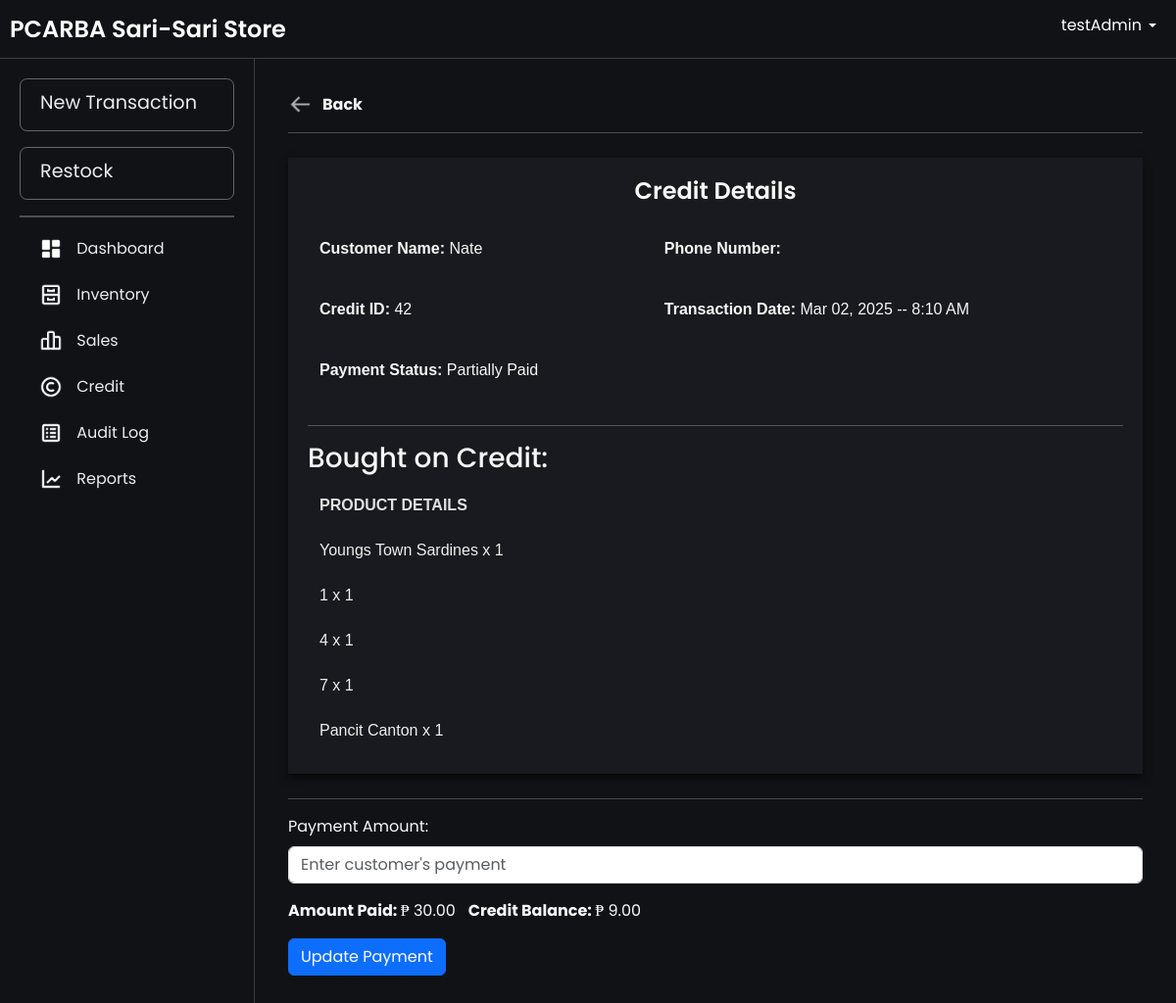
/credit_details.php?creditId=42 (signed in), run on an earlier commit of the app's database.
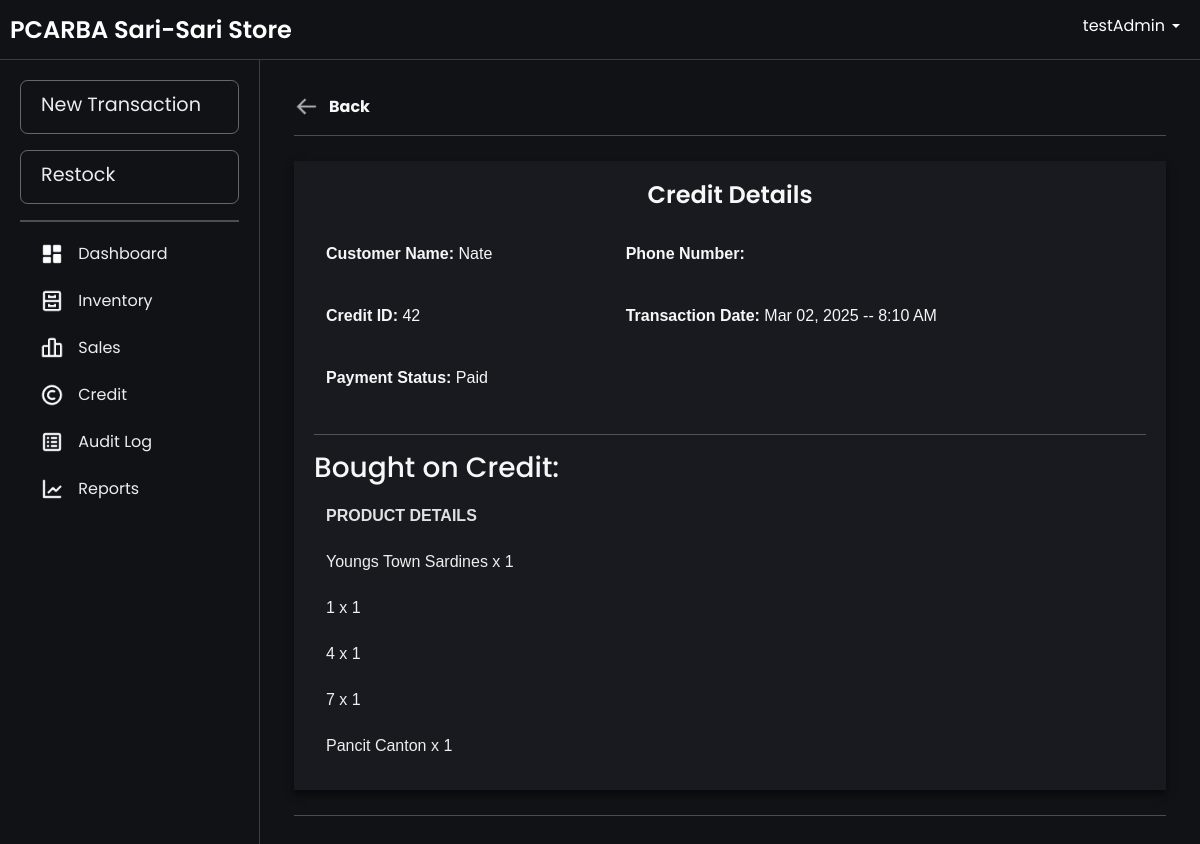
And on a later commit of the database.
### tables this page shows
CREATE TABLE `credits` (
  `creditId` int(11) NOT NULL AUTO_INCREMENT,
  `paymentStatus` enum('Paid','Unpaid','Partially Paid') DEFAULT 'Unpaid',
  `lastUpdated` timestamp NOT NULL DEFAULT current_timestamp() ON UPDATE current_timestamp(),
  `transactionDate` timestamp NOT NULL DEFAULT current_timestamp(),
  `creditorId` int(11) NOT NULL,
  `userId` int(11) NOT NULL,
  PRIMARY KEY (`creditId`),
  KEY `users_credits` (`userId`),
  KEY `creditor_credits` (`creditorId`),
  CONSTRAINT `creditor_credits` FOREIGN KEY (`creditorId`) REFERENCES `creditor` (`creditorId`) ON DELETE CASCADE,
  CONSTRAINT `users_credits` FOREIGN KEY (`userId`) REFERENCES `users` (`userId`)
);

CREATE TABLE `creditor` (
  `creditorId` int(11) NOT NULL AUTO_INCREMENT,
  `customerName` varchar(100) NOT NULL,
  `phoneNumber` varchar(15) DEFAULT NULL,
  `amountPaid` decimal(10,2) DEFAULT NULL,
  `creditBalance` decimal(10,2) NOT NULL,
  PRIMARY KEY (`creditorId`)
);

CREATE TABLE `products` (
  `productId` int(11) NOT NULL AUTO_INCREMENT,
  `productName` varchar(100) NOT NULL,
  `productCategory` varchar(100) NOT NULL,
  `unitPrice` decimal(10,2) NOT NULL,
  `categoryId` int(11) NOT NULL,
  `unit` enum('pcs','kg','L','pack','mL','doz','m') NOT NULL DEFAULT 'pcs',
  `imagePath` varchar(255) DEFAULT NULL,
  PRIMARY KEY (`productId`),
  KEY `categories_products` (`categoryId`),
  CONSTRAINT `categories_products` FOREIGN KEY (`categoryId`) REFERENCES `categories` (`categoryId`)
);

CREATE TABLE `sale_item` (
  `sale_itemId` int(20) NOT NULL AUTO_INCREMENT,
  `quantity` int(11) NOT NULL,
  `price` decimal(10,2) NOT NULL,
  `subTotal` decimal(10,2) NOT NULL,
  `saleId` int(11) DEFAULT NULL,
  `creditId` int(11) DEFAULT NULL,
  `batchId` int(11) NOT NULL,
  `productId` int(11) NOT NULL,
  PRIMARY KEY (`sale_itemId`),
  KEY `sale_sale_item` (`saleId`),
  KEY `credits_sale_item` (`creditId`),
  KEY `batchItem_sale_item` (`batchId`),
  KEY `products_sale_item` (`productId`),
  CONSTRAINT `credits_sale_item` FOREIGN KEY (`creditId`) REFERENCES `credits` (`creditId`) ON DELETE CASCADE,
  CONSTRAINT `products_sale_item` FOREIGN KEY (`productId`) REFERENCES `products` (`productId`),
  CONSTRAINT `sale_sale_item` FOREIGN KEY (`saleId`) REFERENCES `sales` (`saleId`) ON DELETE CASCADE
);

### credit_details.php (the view, shortened to what this page needs)
<?php
include 'db.php';
$creditId = $_GET['creditId'];
$query = "SELECT c.creditId, c.transactionDate, c.paymentStatus, cr.customerName, cr.phoneNumber, cr.creditBalance, cr.amountPaid,
                 p.productName, si.quantity, si.subTotal, cr.creditorId, c.userId, c.lastUpdated
          FROM credits c
          JOIN sale_item si ON c.creditId = si.creditId
          JOIN products p ON si.productId = p.productId
          JOIN creditor cr ON c.creditorId = cr.creditorId
          WHERE c.creditId = ?";
$stmt = $conn->prepare($query);
$stmt->bind_param("i", $creditId);
$stmt->execute();
$result = $stmt->get_result();
$creditDetails = $result->fetch_all(MYSQLI_ASSOC);
$transactionDate = !empty($creditDetails[0]['transactionDate']) ? date("M d, Y -- g:i A", strtotime($creditDetails[0]['transactionDate'])) : 'N/A';
?>
<!DOCTYPE html>
<html lang="en">
<head>
    <link rel="stylesheet" href="css/bootstrap.min.css">
    <link rel="stylesheet" href="css/layer1.css">
</head>
<body>
    <?php include 'navbar.php'; ?>
    <div class="main-content fade-in">
        <div class="form-container">
            <a href="#" class="btn-back-wrapper" id="back-button">
                <img src="images/back.png" alt="Another Image" class="btn-back" id="another-image">
                <b><span>Back</span></b>
            </a>
            <hr>
            <div class="table-wrapper">
                <h1 align="center">Credit Details</h1>
                <table>
                    <tr>
                        <td>
                            <p><strong>Customer Name:</strong> <?php echo htmlspecialchars($creditDetails[0]['customerName']); ?></p>
                        </td>
                        <td>
                            <p><strong>Phone Number:</strong> <?php echo htmlspecialchars($creditDetails[0]['phoneNumber']); ?></p>
                        </td>
                    </tr>
                    <tr>
                        <td>
                            <p><strong>Credit ID:</strong> <?php echo htmlspecialchars($creditDetails[0]['creditId']); ?></p>
                        </td>
                        <td>
                            <p><strong>Transaction Date:</strong> <?php echo htmlspecialchars($transactionDate); ?></p>
                        </td>
                    </tr>
                    <tr>
                        <td>
                            <p><strong>Payment Status: </strong> <?php echo htmlspecialchars($creditDetails[0]['paymentStatus']); ?></p>
                        </td>
                    </tr>
                </table>
                <hr>
                <h3>Bought on Credit:</h3>
                <table>
                    <thead>
                        <tr>
                            <th>PRODUCT DETAILS</th>
                        </tr>
                    </thead>
                    <tbody>
                        <?php foreach ($creditDetails as $item) { ?>
                            <tr>
                                <td><?php echo htmlspecialchars($item['productName']); ?> x <?php echo htmlspecialchars($item['quantity']); ?> </td>
                            </tr>
                        <?php } ?>
                    </tbody>
                </table>
            </div>
            <hr>
            <?php if ($creditDetails[0]['paymentStatus'] !== 'Paid') { ?>
                <form method="POST" action="">
                    <div class="mb-3">
                        <label for="amountPaid" class="form-label">Payment Amount:</label>
                        <input type="number" id="amountPaid" name="amountPaid" class="form-control" min="0" max="<?php echo htmlspecialchars($creditDetails[0]['creditBalance']); ?>" placeholder="Enter customer's payment" required>
                    </div>
                    <p><strong>Amount Paid: </strong> ₱ <?php echo htmlspecialchars($creditDetails[0]['amountPaid']); ?> &nbsp; <strong>Credit Balance: </strong> ₱ <?php echo htmlspecialchars($creditDetails[0]['creditBalance']); ?></p>
                    <input type="submit" value="Update Payment" class="btn btn-primary">
                </form>
            <?php } ?>
        </div>
    </div>
</body>
</html>

What changed in the data, as far as the page shows it:
changed creditor "Nate": amountPaid "30.00" → (not shown); creditBalance "9.00" → (not shown)
changed credits "Youngs Town Sardines": paymentStatus "Partially Paid" → "Paid"
Also different on the page:
form field value: "Update Payment" → (not shown)
text no longer shown: "Payment Amount: Amount Paid: ₱ Credit Balance: ₱"
